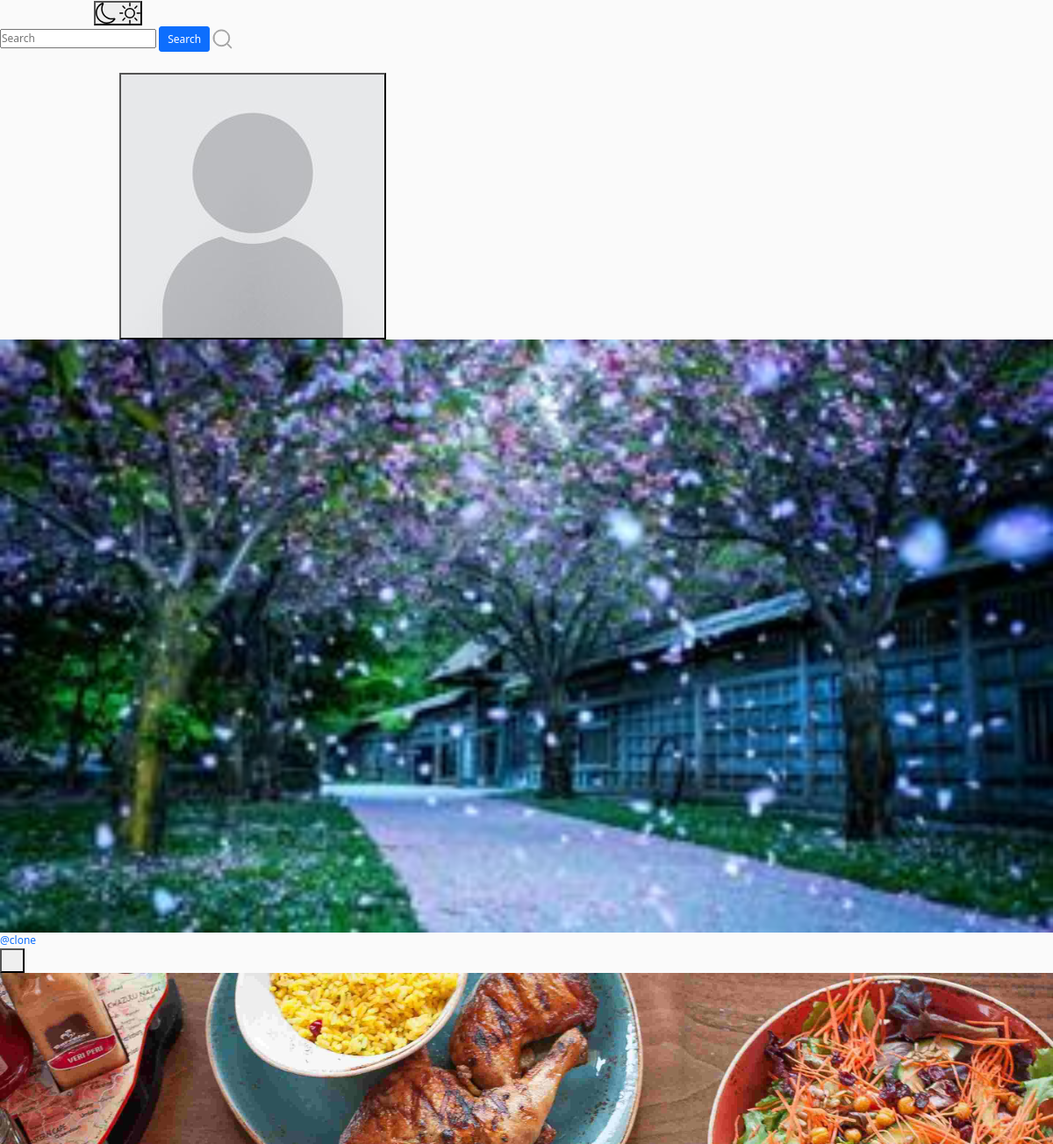
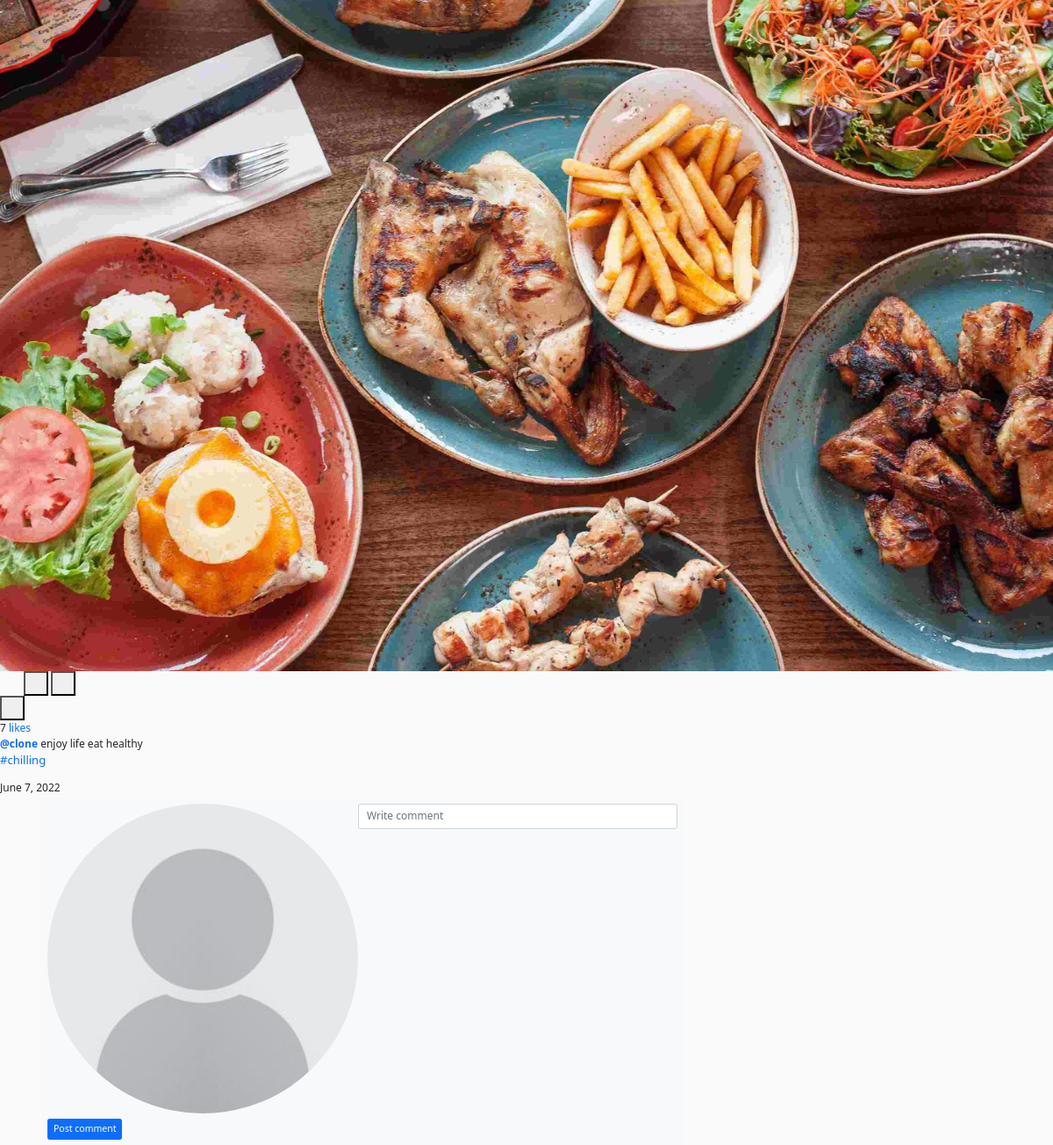
Screenshot of /65a30191-7db0-4e20-b00d-09683832ab7d (signed in) with the database file from the repository (2 pictures, top to bottom).
### insta/models.py (models this page shows, shortened)
class Profile(models.Model):
    user = models.OneToOneField(User, related_name='profile', on_delete=models.CASCADE)
    image = models.ImageField(upload_to="profile_pciture", null=True, default="default.jpg")
    first_name = models.CharField(max_length=200, null=True, blank=True)
    last_name = models.CharField(max_length=200, null=True, blank=True)
    bio = models.CharField(max_length=200, null=True, blank=True)
    location = models.CharField(max_length=200, null=True, blank=True)
    url = models.URLField(max_length=200, null=True, blank=True)
    favourite = models.ManyToManyField(Post, blank=True)

### post/models.py (models this page shows, shortened)
class Post(models.Model):
    id = models.UUIDField(primary_key=True, default=uuid.uuid4, editable=False)
    picture = models.ImageField(upload_to=user_directory_path, verbose_name="Picture")
    caption = models.CharField(max_length=10000, verbose_name="Caption")
    posted = models.DateField(auto_now_add=True)
    tags = models.ManyToManyField(Tag, related_name="tags")
    user = models.ForeignKey(User, on_delete=models.CASCADE)
    likes = models.IntegerField(default=0)

class Tag(models.Model):
    title = models.CharField(max_length=75, verbose_name='Tag')
    slug = models.SlugField(null=False, unique=True, default=uuid.uuid1)
    class Meta:
        verbose_name = 'Tag'
        verbose_name_plural = 'Tags'
    def get_absolute_url(self):
        return reverse('tags', args=[self.slug])
    def __str__(self):
        return self.title

### post/views.py (the view)
# urls.py: path('<uuid:post_id>', PostDetail, name='post-details'),
@login_required
def PostDetail(request, post_id):
    user = request.user
    post = get_object_or_404(Post, id=post_id)
    comments = Comment.objects.filter(post=post).order_by('-date')
    if request.method == "POST":
        form = NewCommentForm(request.POST)
        if form.is_valid():
            comment = form.save(commit=False)
            comment.post = post
            comment.user = user
            comment.save()
            return HttpResponseRedirect(reverse('post-details', args=[post.id]))
    else:
        form = NewCommentForm()
    context = {
        'post': post,
        'form': form,
        'comments': comments
    }
    return render(request, 'postdetail.html', context)

### comment/forms.py
class NewCommentForm(forms.ModelForm):
    body = forms.CharField(widget=forms.TextInput(attrs={'class': 'input', 'placeholder': 'Write comment'}), required=True)
    class Meta:
        model = Comment
        fields = ("body",)

### templates/postdetail.html (shortened to what this page needs)
{% extends 'base.html' %}
{% load static %}
{% load crispy_forms_tags %}
{% block content %}
<head>
</head>
    <main class="main-container">
        <section class="content-container">
            <div class="contendt">
                <div class="posts">
                    <article class="post">
                        <div class="post__header">
                            <div class="post__profile">
                                <a href="{% url 'profile' post.user %}" class="post__avatar">
                                    <img src="{{ post.user.profile.image.url }}" alt="User Picture">
                                </a>
                                <a href="{% url 'profile' post.user %}" class="post__user">@{{ post.user.username }}</a>
                            </div>
                            <button class="post__more-options">
                                <svg width="24" height="24" viewBox="0 0 24 24" fill="none" xmlns="http://www.w3.org/2000/svg">
                                    <circle cx="6.5" cy="11.5" r="1.5" fill="var(--text-dark)"/>
                                    <circle cx="12" cy="11.5" r="1.5" fill="var(--text-dark)"/>
                                    <circle cx="17.5" cy="11.5" r="1.5" fill="var(--text-dark)"/>
                                </svg>
                            </button>
                        </div>
                        <div class="post__content">
                            <div class="post__medias">
                                <a href="{% url 'post-details' post.id %}"><img class="post__media" src="{{ post.picture.url }}" alt="Post Content" style="width:1000%; object-fit: contain;"></a>
                            </div>
                        </div>
                        <div class="post__footer">
                            <div class="post__buttons">
                                <a href="{% url 'like' post.id %}" class="post__button">
                                </a>
                                <button class="post__button">
                                </button>
                                <button class="post__button">
                                </button>
                                <button class="post__button post__button--align-right">
                                </button>
                            </div>
                            <div class="post__infos">
                                <div class="post__likes">
                                    <span>{{post.likes}} <a class="post__name--underline" href="#">likes</a> <a href="#"></a></span>
                                </div>
                                <div class="post__description">
                                    <span>
                                        <a class="post__name--underline" href="#"><b>@{{post.user.username}}</b></a>
                                        {{post.caption}}
                                    </span>
                                </div>
                                <p style="font-size: 13px;">{% for tag in post.tags.all %}
                                    <a href="{{ tag.get_absolute_url }}" style="text-decoration: none;">
                                        #{{ tag }}
                                    </a>
                                    {% endfor %}
                                </p>
                                <span class="post__date-time">{{post.posted}}</span>
                                <div class="container mt-1">
                                    <div class="d-flex justify-content-right row">
                                        <div class="col-md-8 col-lg-8">
                                            <div class="d-flex flex-column comment-section">
                                                <form method="POST">
                                                    <div class="bg-light p-2">
                                                        <div class="d-flex flex-row align-items-start"><img class="rounded-circle" src="{{request.user.profile.image.url}}" width="30" height="30">{{form.body}}</div>
                                                        <div class="mt-2 text-right"><button class="btn btn-primary btn-sm shadow-none" type="submit">Post comment</button></div>
                                                    </div>
                                                </form>
                                            </div>
                                        </div>
                                    </div>
                                </div>
                            </div>
                        </div>
                    </article>
                </div>
            </div>
        </section>
    </main>
{% endblock content %}

### templates/base.html (shortened to what this page needs)
{% load static %}
{% load crispy_forms_tags %}
<!DOCTYPE html>
<html lang="en">
<head>
    <link rel="stylesheet" href="https://cdn.jsdelivr.net/npm/bootstrap-icons@1.8.1/font/bootstrap-icons.css">
    <link href="https://cdn.jsdelivr.net/npm/bootstrap@5.1.3/dist/css/bootstrap.min.css" rel="stylesheet">
    <link rel="stylesheet" type="text/css" href="/static/assets1/style.css">
</head>
<body>
    <header class="header">
        <nav class="header__content">
            <div class="header__buttons">
                <a href="{% url 'index' %}" class="header__home">
                </a>
                <button class="header__theme-button" title="Toggle Theme">
                </button>
            </div>
            <form action="{% url 'search-users' %}" method="GET">
                <div class="header__search">
                    <input type="text" placeholder="Search" name="q" value="{{ request.GET.q }}">
                    <button class="btn btn-primary" type="submit">Search</button>
                </div>
            </form>
            <div class="header__buttons header__buttons--mobile">
                <a href="{% url 'newpost' %}">
                </a>
                <a href="#">
                </a>
                <a href="{% url 'message' %}">
                </a>
            </div>
            <div class="header__buttons header__buttons--desktop">
                <a href="{% url 'newpost' %}">
                </a>
                <a href="{% url 'index' %}">
                </a>
                <a href="{% url 'message' %}">
                </a>
                <a href="#">
                </a>
                <span>
                    <a href="{% url 'show-notification' %}">
                    </a>
                </span>
                <a href="">
                    <button class="profile-button">
                        <a href="{% url 'profile' request.user %}">
                            <div class="profile-button__picture">
                                <img src="{{request.user.profile.image.url}}" alt="User Picture">
                            </div>
                        </a>
                    </button>
                </a>
            </div>
        </nav>
    </header>
    {% block content %}
    {% endblock content %}
</body>
</html>

### static/assets2/style.css (style rules this page uses)
*, *::before, *::after { margin: 0; padding: 0; box-sizing: inherit; }
html { font-size: 12px; box-sizing: border-box; }
img { width: 100%; max-width: 100%; height: 100%; }
a { text-decoration: none; }
body { background-color: #fafafa; }
.container { width: 100%; max-width: 93.5rem; margin: 1rem auto 0; }

### templates/postdetail.html (style rules this page uses)
.shadow-none { box-shadow: none }

### rows the page displays
Post: user.profile.image (picture), user.username "clone", picture (picture), likes "7", caption "enjoy life eat healthy", posted "June 7, 2022"
Tag: title "chilling"
